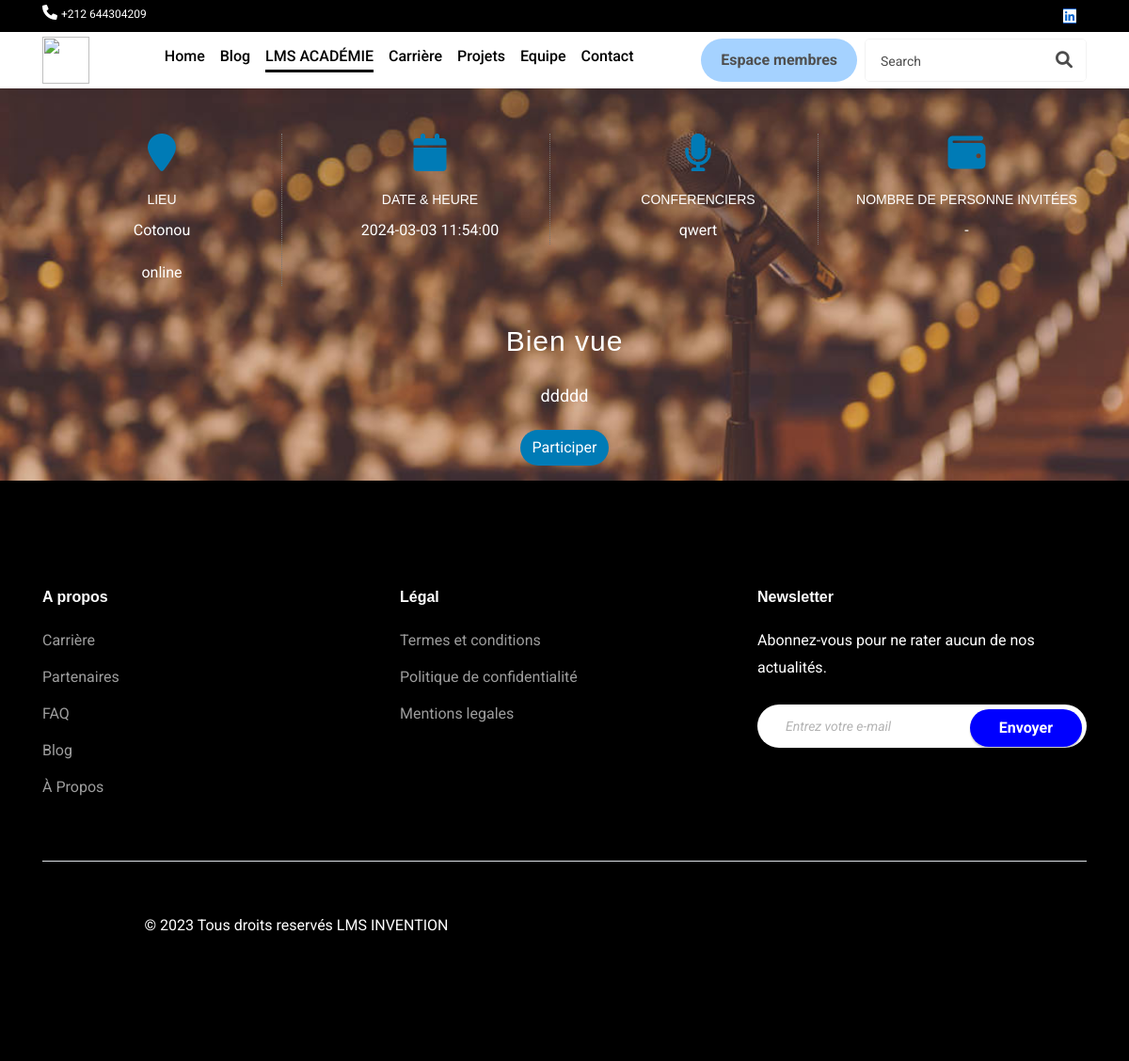
Page /details_confs/1 on the earlier database version.
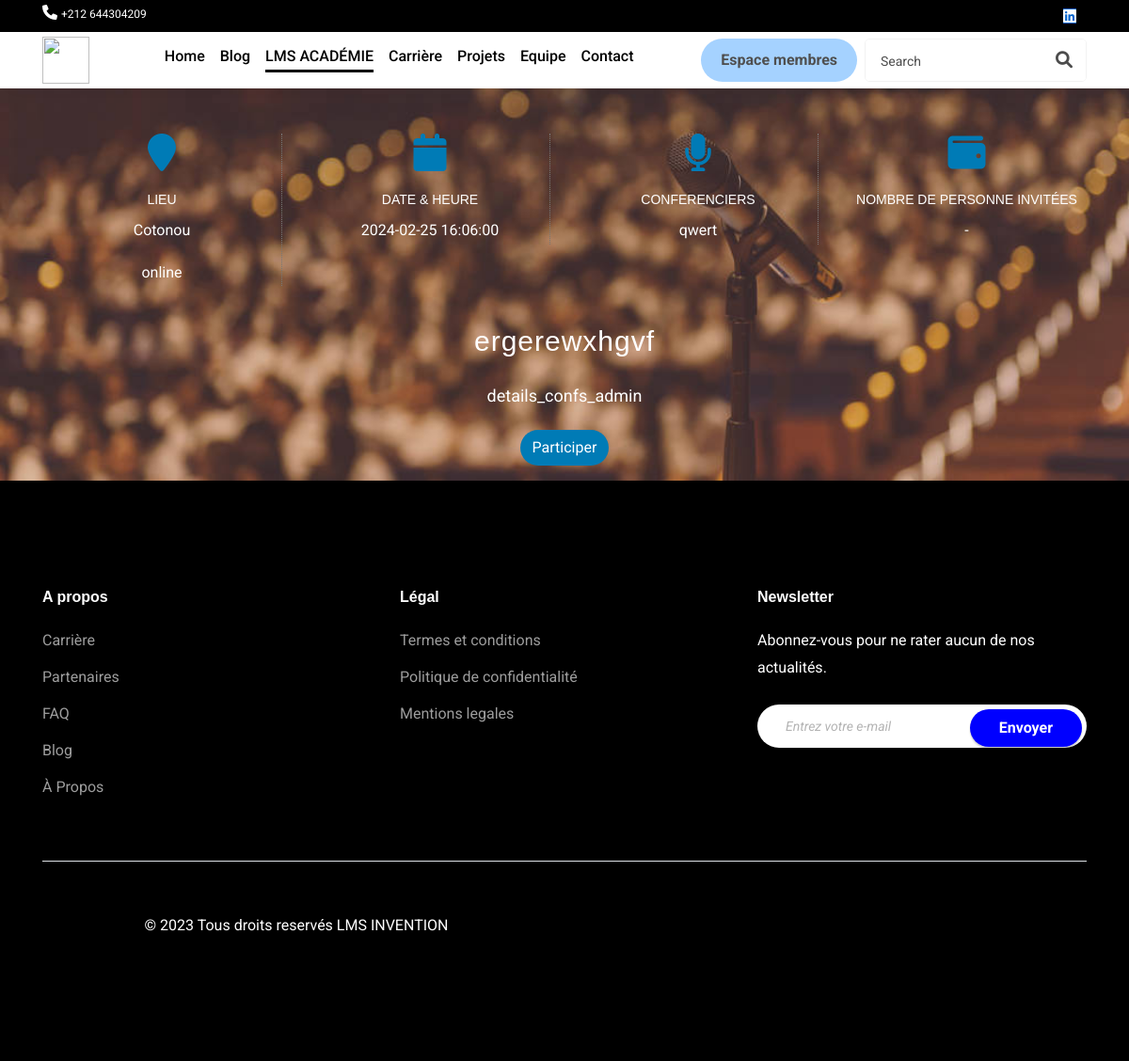
Same page on the later database version.
### models/models.py (models this page shows)
class Conference(db.Model):
    id = db.Column(db.Integer, primary_key=True)
    titre = db.Column(db.String)
    description = db.Column(db.String)
    imagePath = db.Column(db.String)
    conferencier=db.Column(db.String)
    lien = db.Column(db.String)
    type=db.Column(db.String)
    lieu = db.Column(db.String, default="")
    date = db.Column(db.DateTime, default=datetime.now)

### routes/user.py (the view)
@app.route('/details_confs/<int:id>')
def details_confs(id):
    conf = Conference.query.get(id)
    if conf:
        return render_template('details_confs.html', conf=conf)
    else:
        return 'Conférence non trouvée'

### templates/details_confs.html (shortened to what this page needs)
<!DOCTYPE html>
<head>
    <link rel="stylesheet" href="https://cdnjs.cloudflare.com/ajax/libs/font-awesome/6.0.0-beta3/css/all.min.css">
    <link href="https://cdn.jsdelivr.net/npm/bootstrap@5.3.0/dist/css/bootstrap.min.css" rel="stylesheet">
    <link href="https://cdn.jsdelivr.net/npm/tailwindcss@2.2.19/dist/tailwind.min.css" rel="stylesheet">
</head>
<body>
  {% with currentPage='academy' %}
  {% include 'navbar.html' %}
{% endwith %}
<section id="event" class="section" style="background-image:url('../static/assets/images/flou.jfif');height: fit-content;background-position: center;">
  <div class="container ">
    <div class="row ">
      <div class="col-md-3 col-sm-6 col-xs-12 mt-5">
        <div class="tab-block wow fadeInDown animated" data-wow-delay="0s" style="visibility: visible;-webkit-animation-delay: 0s; -moz-animation-delay: 0s; animation-delay: 0s;">
          <div class="icon">
            <i class="fa fa-location-pin"></i>
          </div>
          <div class="desc">
            <h4>Lieu</h4>
            <p style="color: white;">{{ conf.lieu }}</p>
            <p style="color: white;">{{conf.type}}</p>
          </div>
        </div>
      </div>
      <div class="col-md-3 col-sm-6 col-xs-12 mt-5">
        <div class="tab-block wow fadeInDown animated" data-wow-delay="0.2s" style="visibility: visible;-webkit-animation-delay: 0.2s; -moz-animation-delay: 0.2s; animation-delay: 0.2s;">
          <div class="icon">
            <i class="fa fa-calendar"></i>
          </div>
          <div class="desc">
            <h4>Date &amp; Heure</h4>
            <p style="color: white;">{{conf.date}}</p>
          </div>
        </div>
      </div>
      <div class="col-md-3 col-sm-6 col-xs-12 mt-5">
        <div class="tab-block wow fadeInDown animated" data-wow-delay="0.4s" style="visibility: visible;-webkit-animation-delay: 0.4s; -moz-animation-delay: 0.4s; animation-delay: 0.4s;">
          <div class="icon">
            <i class="fa fa-microphone"></i>
          </div>
          <div class="desc">
            <h4>Conferenciers</h4>
            <p style="color: white;">{{ conf.conferencier }}</p>
          </div>
        </div>
      </div>
      <div class="col-md-3 col-sm-6 col-xs-12 mt-5">
        <div class="tab-block last-block wow fadeInDown animated" data-wow-delay="0.6s" style="visibility: visible;-webkit-animation-delay: 0.6s; -moz-animation-delay: 0.6s; animation-delay: 0.6s;">
          <div class="icon">
            <i class="fa fa-wallet"></i>
          </div>
          <div class="desc left">
            <h4>Nombre de personne invitées</h4>
            <p style="color: white;">-</p>
          </div>
        </div>
      </div>
      <div class="col-md-12">
        <div class="content-text">
          <h3 class="wow fadeInUp animated" data-wow-delay="0.8s" style="visibility: visible;-webkit-animation-delay: 0.8s; -moz-animation-delay: 0.8s; animation-delay: 0.8s;font-family: Impact, Haettenschweiler, 'Arial Narrow Bold', sans-serif;">{{ conf.titre }}</h3>
          <p class="wow fadeInUp animated" data-wow-delay="1s" style="visibility: visible;-webkit-animation-delay: 1s; -moz-animation-delay: 1s; animation-delay: 1s;color: white">{{ conf.description }}</p>
        </div>
      </div>
    </div>
  </div>
  <div class="justify-content-center flex">
  <a href="" data-toggle="modal" data-target="#my-modal" class="btn btn center justify-center bg-blue-400 mb-3" style="color: white;background-color: #007bb6;border-radius: 50px;" >Participer</a>
</div>
</section>
{% include 'footer.html' %}
</body>

Differences in the rows shown:
changed Conference "Cotonou": date "2024-03-03 11:54:00" → "2024-02-25 16:06:00"; titre "Bien vue" → "ergerewxhgvf"; description "ddddd" → "details_confs_admin"
